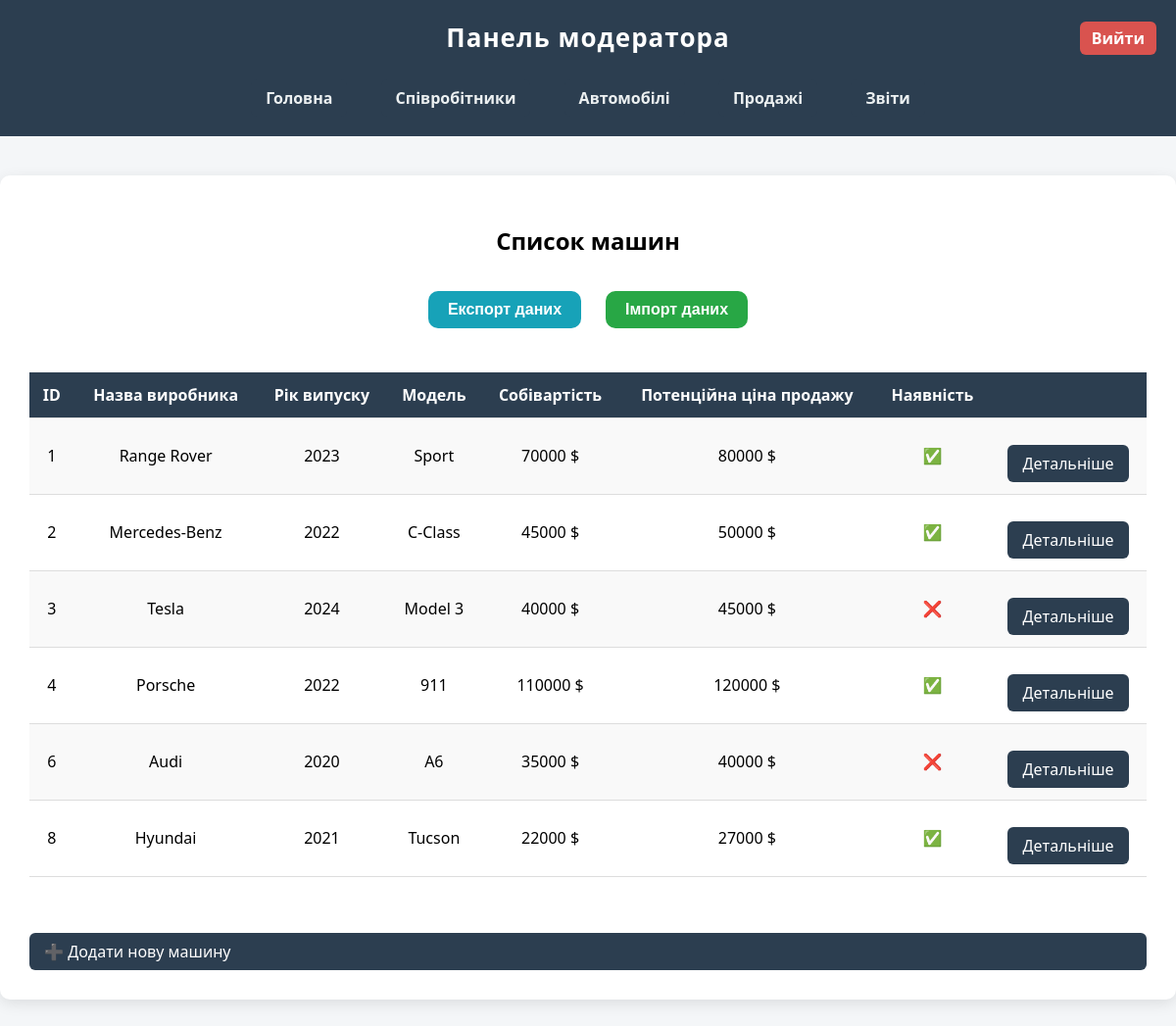
The app's page /moderator/cars/ (signed in) with its own data.
### main/models.py (models this page shows, shortened)
class Car(models.Model):
    producer_name = models.CharField(max_length=100)
    year_production = models.IntegerField()
    model = models.CharField(max_length=100)
    cost = models.IntegerField()
    potential_selling_price = models.IntegerField()
    is_available = models.BooleanField(default=True)

### moderator/views.py (the view)
# urls.py: path('cars/', views.show_cars_list, name='cars_list'),
@moderator_required
def show_cars_list(request):
    all_cars = Car.objects.all()
    return render(request, 'moderator/cars/cars_list.html', {'all_cars': all_cars})

### moderator/templates/moderator/cars/cars_list.html (shortened to what this page needs)
{% extends 'layout_m.html' %}
{% block content %}
    <h2 style="text-align: center; margin-bottom: 30px;">Список машин</h2>
<div class="button-row">
    <form action="{% url 'export_cars' %}" method="post">
        <button type="submit"  class="btn export">Експорт даних</button>
    </form>
        <form action="{% url 'import_cars' %}" method="post">
        <button type="submit" class="btn import">Імпорт даних</button>
    </form>
</div>
    <form method="get">
        <table>
            <tr>
                <th>ID</th>
                <th>Назва виробника</th>
                <th>Рік випуску</th>
                <th>Модель</th>
                <th>Собівартість</th>
                <th>Потенційна ціна продажу</th>
                <th>Наявність</th>
                <th></th>
            </tr>
            {% for car in all_cars %}
            <tr>
                <td>{{ car.id }}</td>
                <td>{{ car.producer_name }}</td>
                <td>{{ car.year_production }}</td>
                <td>{{ car.model }}</td>
                <td>{{ car.cost }} $</td>
                <td>{{ car.potential_selling_price }} $</td>
                <td>{% if car.is_available %}✅{% else %}❌{% endif %}</td>
                <td><a href="{% url 'car_details' car.id%}">Детальніше</a></td>
            </tr>
            {% endfor %}
        </table>
      <br>
      <a href="{% url 'create_car' %}">➕ Додати нову машину</a>
    </form>
{% endblock %}

### moderator/static/moderator/css/style_m.css (style rules this page uses)
body { font-family: system-ui, -apple-system, BlinkMacSystemFont, 'Segoe UI', Roboto, Oxygen, Ubuntu, Cantarell, 'Open Sans', 'Helvetica Neue', sans-serif; background: #f4f6f8; margin: 0; padding: 0; }
table { width: 100%; margin: 0 auto; border-collapse: collapse; margin-top: 20px; }
th, td { padding: 12px; text-align: center; border-bottom: 1px solid #ddd; }
th { background: #2c3e50; color: white; }
tr:nth-child(even) { background: #f9f9f9; }
a, button { display: inline-block; background: #2c3e50; color: white; padding: 8px 15px; border-radius: 6px; text-decoration: none; margin-top: 15px; transition: 0.3s; }
form { display: flex; flex-direction: column; gap: 10px; }
button { background-color: #0077cc; color: white; padding: 12px 20px; border: none; border-radius: 8px; font-size: 16px; font-weight: bold; cursor: pointer; transition: 0.3s; }
.btn { display: inline-block; padding: 10px 20px; margin: 5px; font-weight: bold; color: white; background: #007bff; border: none; border-radius: 10px; text-decoration: none; transition: background 0.3s; }
.btn.import { background: #28a745; }
.btn.export { background: #17a2b8; }
.button-row { display: flex; justify-content: center; align-items: center; gap: 15px; margin-bottom: 20px; }
.button-row form { margin: 0; }

### records on screen
Car: id "1", producer_name "Range Rover", year_production "2023", model "Sport", cost "70000", potential_selling_price "80000"
Car: id "2", producer_name "Mercedes-Benz", year_production "2022", model "C-Class", cost "45000", potential_selling_price "50000"
Car: id "3", producer_name "Tesla", year_production "2024", model "Model 3", cost "40000", potential_selling_price "45000"
Car: id "4", producer_name "Porsche", year_production "2022", model "911", cost "110000", potential_selling_price "120000"
Car: id "6", producer_name "Audi", year_production "2020", model "A6", cost "35000", potential_selling_price "40000"
Car: id "8", producer_name "Hyundai", year_production "2021", model "Tucson", cost "22000", potential_selling_price "27000"
